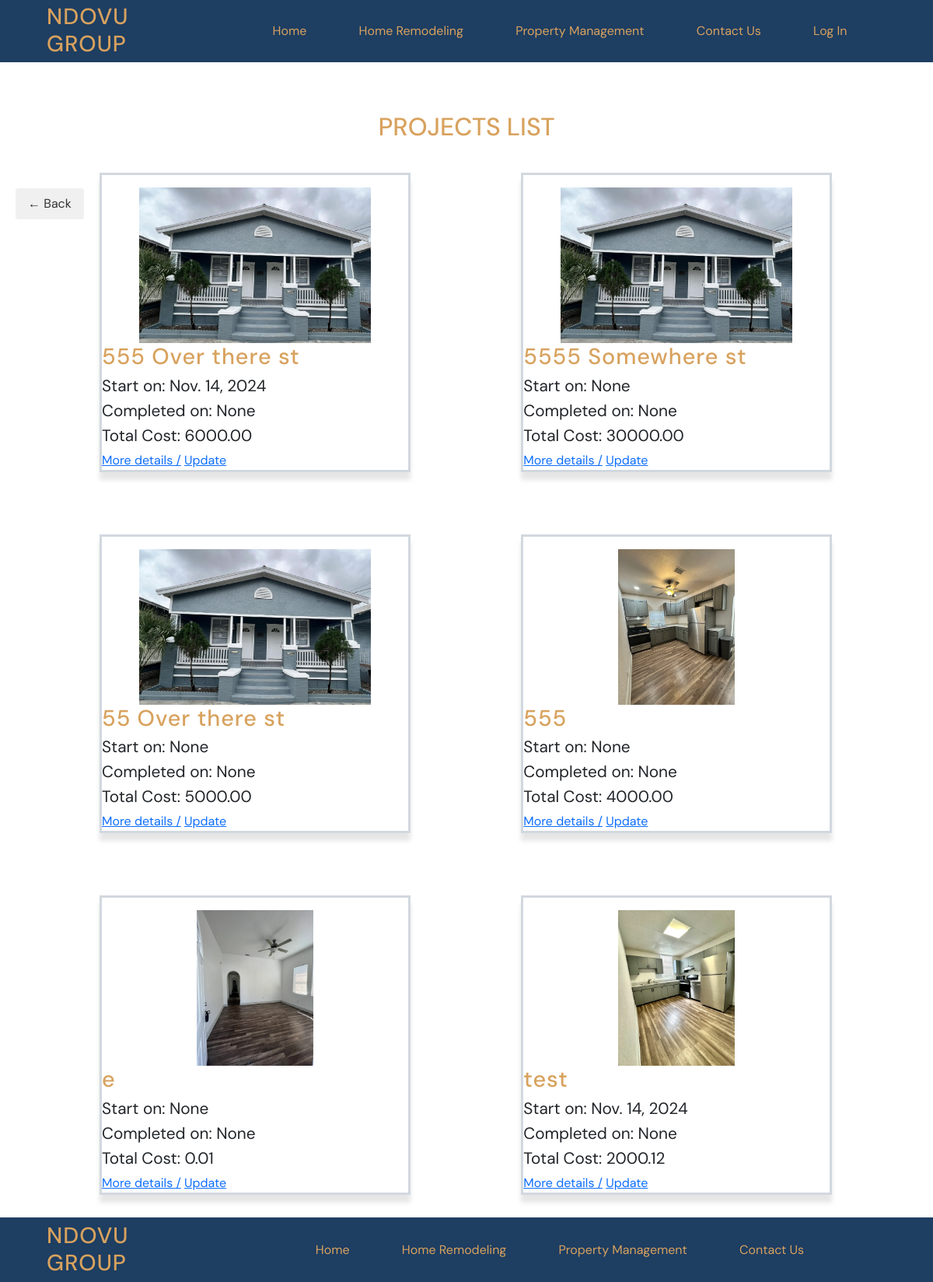
/projects/, run on the app's committed database.
### projects/models.py (models this page shows, shortened)
class Project(models.Model):
    name = models.CharField(max_length=128)
    image = models.ImageField(upload_to="static/img")
    tasks = models.CharField(max_length=200)
    vendor = models.CharField(max_length=50)
    total_cost = MoneyField(max_digits=14, decimal_places=2, default_currency='USD')
    comments = models.TextField()
    start_date = models.DateField(null=True, blank=True)
    complete_date = models.DateField(null=True, blank=True)

### projects/views.py (the view)
# urls.py: path("", views.ProjectListView.as_view(), name="list"),
class ProjectListView(ListView): #scan ops
        template_name = "projects/projects_list.html"
        model = Project

### templates/projects/projects_list.html (shortened to what this page needs)
{% extends 'base.html' %}
{% load static %}
{% block content %}
    <section class="projects-section center-column ">
        <h1>Projects List</h1>
    <div class="projects-list">
    {% for project in project_list %}
        <div class="project-card">
            <img src="{{ project.image.url }}" alt="house before">
                <h2> {{ project.name }} </h2>
                <p> Start on: {{ project.start_date }} </p>
                <p> Completed on: {{ project.complete_date }} </p>
                <p> Total Cost: {{ project.total_cost }} </p>
                <a href="{% url 'detail' project.id %}">More details /</a>
                <a href="{% url 'update' project.id %}">Update</a>
        </div>
        {% endfor %}
        <a href="{% url 'home' %}" class="back-button">← Back</a>
    </div>
</section>
{% endblock content %}

### static/css/base.css (style rules this page uses)
:root { --secondary-color-600: #d8a25e; --background-color: #fdfdfd; --surface-color: #1e3e62; --neutral-color:#2e2f30; --DM-font: "DM Sans", sans-serif; }
* { font-family: var(--DM-font); margin: 0; padding: 0; text-decoration: none; }
html { font-size: 16px; background-color: var(--background-color); }
h1 { color: var(--secondary-color-600); font-size: 2rem; text-transform: uppercase; text-align: center; }
h2 { color: var(--secondary-color-600); font-size: 1.8rem; letter-spacing: 0.06rem; }
p { line-height: 1.5rem; font-size: 1.3rem; }
.center-column { display: flex; justify-content: center; align-items: center; flex-direction: column; }

### static/css/section.css (style rules this page uses)
.projects-section { margin-top: 4rem; position: relative; }
.projects-list { margin: 2rem 0px; gap: 5rem; position: relative; }
.project-card { width: 400px; display: inline-block; border: 3px solid rgba(30, 62, 98, 0.2); box-shadow: 0 10px 6px rgba(0, 0, 0, 0.1); margin-bottom: 5rem; vertical-align: top; margin-right: 10px; margin-left: 8rem; text-align: justify; }
.project-card p { width: 90%; margin: 0.5rem 0; }
.project-card img { height: 200px; object-fit: contain; display: block; margin: 1rem auto 0; }
.project-card a { width: 100%; }
.back-button { display: inline-block; padding: 8px 16px; position: absolute; top: 20px; left: 20px; background-color: #f0f0f0; color: #333; text-decoration: none; border-radius: 4px; transition: background-color 0.3s; }

### data on the page
Project: image (picture), name "555 Over there st", start_date "Nov. 14, 2024", complete_date "None", total_cost "6000.00"
Project: image (picture), name "5555 Somewhere st", start_date "None", complete_date "None", total_cost "30000.00"
Project: image (picture), name "55 Over there st", start_date "None", complete_date "None", total_cost "5000.00"
Project: image (picture), name "555", start_date "None", complete_date "None", total_cost "4000.00"
Project: image (picture), name "e", start_date "None", complete_date "None", total_cost "0.01"
Project: image (picture), name "test", start_date "Nov. 14, 2024", complete_date "None", total_cost "2000.12"
